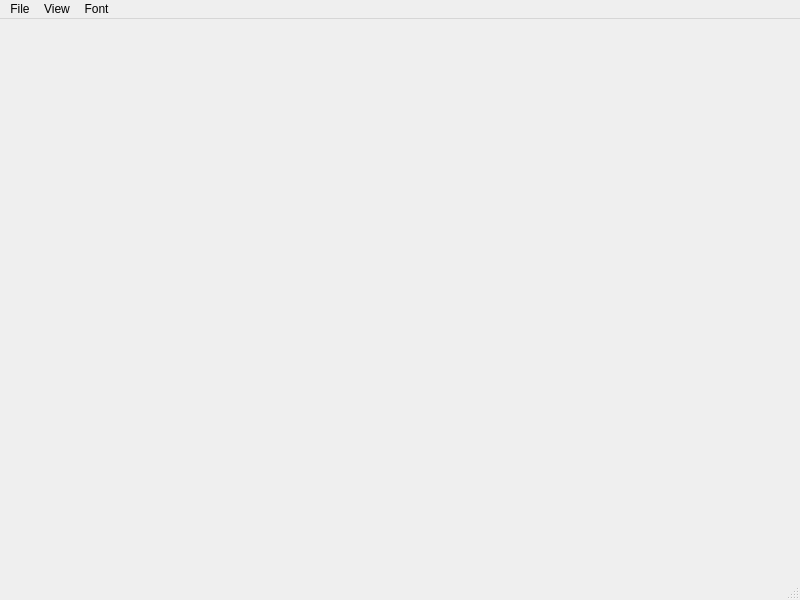
<?xml version="1.0" encoding="UTF-8"?>
<ui version="4.0">
 <class>MainWindow</class>
 <widget class="QMainWindow" name="MainWindow">
  <property name="geometry">
   <rect>
    <x>0</x>
    <y>0</y>
    <width>800</width>
    <height>600</height>
   </rect>
  </property>
  <property name="windowTitle">
   <string>MainWindow</string>
  </property>
  <widget class="QWidget" name="centralwidget"/>
  <widget class="QMenuBar" name="menubar">
   <property name="geometry">
    <rect>
     <x>0</x>
     <y>0</y>
     <width>800</width>
     <height>22</height>
    </rect>
   </property>
   <widget class="QMenu" name="menuFile">
    <property name="title">
     <string>File</string>
    </property>
    <addaction name="actionNew"/>
    <addaction name="actionSave"/>
    <addaction name="actionCopy"/>
    <addaction name="separator"/>
    <addaction name="actionExit"/>
   </widget>
   <widget class="QMenu" name="menuView">
    <property name="title">
     <string>View</string>
    </property>
   </widget>
   <widget class="QMenu" name="menuFont">
    <property name="title">
     <string>Font</string>
    </property>
   </widget>
   <addaction name="menuFile"/>
   <addaction name="menuView"/>
   <addaction name="menuFont"/>
  </widget>
  <widget class="QStatusBar" name="statusbar"/>
  <action name="actionNew">
   <property name="text">
    <string>New</string>
   </property>
  </action>
  <action name="actionSave">
   <property name="text">
    <string>Save</string>
   </property>
  </action>
  <action name="actionCopy">
   <property name="text">
    <string>Copy</string>
   </property>
  </action>
  <action name="actionExit">
   <property name="text">
    <string>Exit</string>
   </property>
  </action>
 </widget>
 <resources/>
 <connections/>
</ui>
